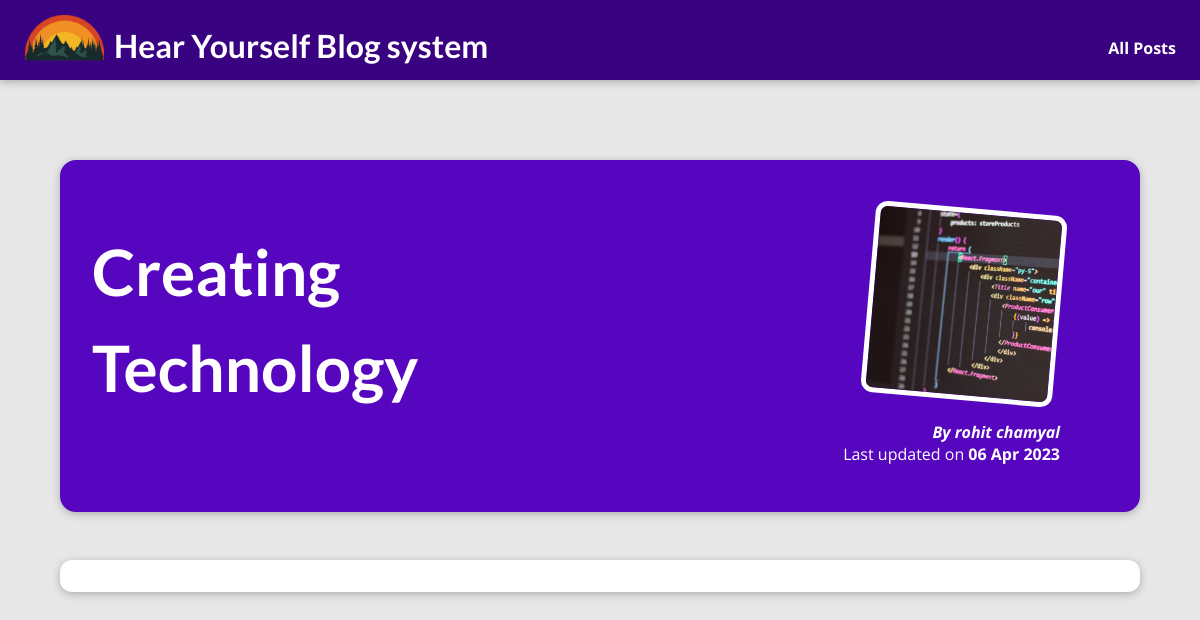
Page /posts/coding on the committed database.
### blog/models.py (models this page shows, shortened)
class addPost(models.Model):
    slug = models.CharField(max_length=30, null=True)
    image = models.CharField(max_length=15, null=True)
    author = models.CharField(max_length=15, null=True)
    date = models.DateField(("Date"), default=date.today)
    title =models.CharField(max_length=50, null=True)
    shortContent = models.TextField(null=True)
    content = tinymce_models.HTMLField()

### blog/views.py (the view)
# urls.py: path("posts/<slug:slug>", views.post_detail,  name="post-detail-page"),
def post_detail(request,slug):
    getPost= addPost.objects.get(slug = slug)
    return render(request,"blog/post-detail.html", {
        "post": getPost
    })

### blog/templates/blog/post-detail.html (shortened to what this page needs)
{% extends "base.html" %} {% load static %}  {% block css_files %}
<link rel="stylesheet" href="{% static 'blog/post-detail.css' %}" />
{% endblock %} {% block content %}
<section id="summary">
  <h2>{{ post.title }}</h2>
  <article>
    <img
      src="{% static 'blog/images/' %}{{post.image}}"
      alt="{{ post.title }}"
    />
    <address>By {{ post.author }}</address>
    <div>Last updated on <time> {{ post.date | date:"d M Y" }}</time></div>
  </article>
</section>
<main>{{ post.content|safe }}</main>
{% endblock %}

### static/app.css (style rules this page uses)
* { box-sizing: border-box; }
html { font-family: 'Open Sans', 'Lato', sans-serif; }
body { margin: 0; }
body { background-color: #e7e7e7; }
h1, h2, h3 { font-family: 'Lato', sans-serif; font-weight: bold; }

### blog/static/blog/post-detail.css (style rules this page uses)
body { background-color: #e7e7e7; }
#summary { margin: 10rem auto 3rem auto; padding: 2rem; width: 90%; max-width: 90rem; border-radius: 16px; background-color: #5706c0; position: relative; box-shadow: 0 2px 8px rgba(0, 0, 0, 0.25); height: 22rem; }
#summary h2 { color: white; margin: 2rem auto 0 auto; font-size: 4.0rem; line-height: 1.5em; float: left; width: 50%; }
#summary article { position: absolute; top: 2rem; right: 3rem; padding: 1rem 2rem; border-radius: 12px; text-align: right; color: white; }
#summary article img { width: 12rem; height: 12rem; border-radius: 12px; transform: rotateZ(5deg); border: 5px solid white; margin-bottom: 1rem; }
#summary address { font-weight: bold; }
#summary time { font-weight: bold; }
main { width: 90%; max-width: 90rem; margin: 3rem auto; background-color: white; padding: 1rem; border-radius: 12px; box-shadow: 0 2px 8px rgba(0, 0, 0, 0.25); font-size: 1.1rem; }

### rows in the picture
addPost: title "Creating Technology", image (picture), author "rohit chamyal", date "06 Apr 2023"
